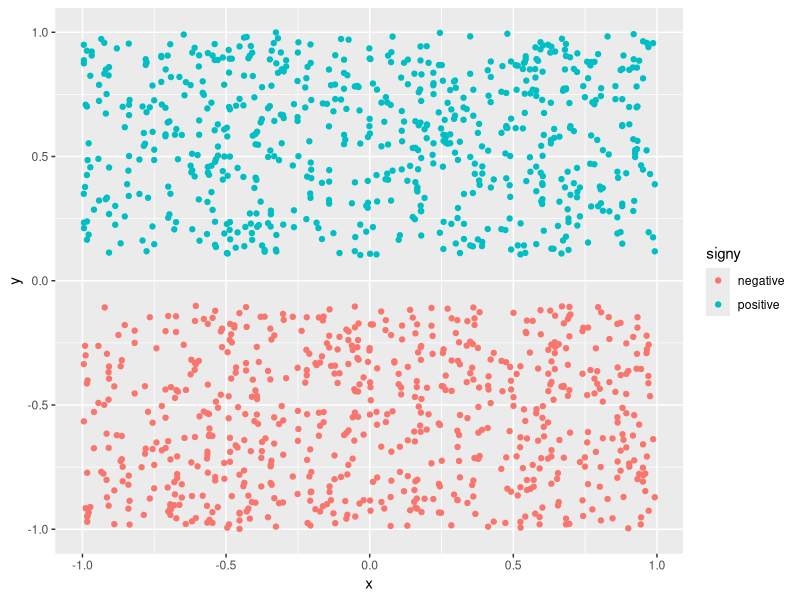

Write the R code that produced this figure.
## ---- chunk 1
# create a random tibble
library(tidyverse)
N <- 500
dt <- tibble(x     = rep(runif(N,-1,1),3), 
             y     = runif(N*3,-1,1), 
             signx = ifelse(x>0,"positive","negative"),
             signy = ifelse(y>0,"positive","negative")
)
dt
# means/sd by groups of another variable
dt %>% 
    group_by(signx) %>% 
    summarise(mean_x = mean(x), 
              sd_x   = sd(x)
             )
dt %>% 
    group_by(signx, signy) %>% 
    summarise(mean_x=mean(x), mean_y=mean(y))
# sorting
dt %>% arrange(x)
dt %>% arrange(x, desc(y))
# merge table information
dt2 <- tibble(signx=c("positive","positive","negative","negative"), 
              signy=c("positive","negative","positive","negative"), 
              value=c(TRUE, FALSE, FALSE, TRUE))
dt2
inner_join(dt,dt2)
# add/modify a column
dt %>% mutate(w=seq_along(x), z=sin(x))
dt %>% mutate(x=seq_along(x))
# selecting columns
dt %>% select(starts_with("sign"))
dt %>% select(contains("x"))
dt %>% select(x)  # only x
dt %>% select(-x) # all but x
# filtering columns
dt %>% filter(signx=="positive")
dt %>% filter(x<0, y>.1)
# providing data to ggplot
library(ggplot2)
dt %>% filter(abs(y)> 0.1) %>% 
    ggplot(aes(x=x, y=y, color=signy))+
        geom_point()
## ---- chunk 2
# First, load the `tidyverse` and `lubridate` package
library(tidyverse)
library(lubridate)
# Load people1.csv and people2.csv
pp1  <- read_csv("Data/people1.csv")
pp2  <- read_csv("Data/people2.csv")
# Create a new tibble `pp` by using the pipe operator (`%>%`)
# and successively:
# - joining the two tibbles into one using `inner_join()`
# - adding a column `age` containing the age in years 
#   (use lubridate's `time_length(x, 'years')` with x a time
#   difference in days) by using using `mutate()`
pp <- pp1 %>% 
        inner_join(pp2) %>% 
        mutate(age=time_length(today()-dateofbirth,'years'))
# Display a summary of the table using `str()`
str(pp)
# Using `groupe_by()` and `summarize()`:
# - Show the number of males and females in the table 
#   (use the counter `n()`)
pp %>% group_by(gender) %>% summarize(count=n())
# - Show the average age per gender
pp %>% group_by(gender) %>% summarize(age=mean(age))
# - Show the average size per gender and institution
pp %>% group_by(gender, institution) %>% summarize(size=mean(size))
# - Show the number of people from each country, 
#   sorted by descending population
pp %>% group_by(origin) %>% 
        summarize(count=n()) %>% 
        arrange(desc(count))
# Using `select()`, display:
# - only the name and age columns
pp %>% select(c(name, age))
# - all but the name column
pp %>% select(-name)
# Using `filter()`, show data only for
# - Chinese people
pp %>% filter(origin=='China')
# - From institution ECL and UCBL
pp %>% filter(institution %in% c('ECL', 'UCBL'))
# - People older than 22 
pp %>% filter(age>22)
# - People with a `e` in their name
pp %>% filter(grepl('e',name))
